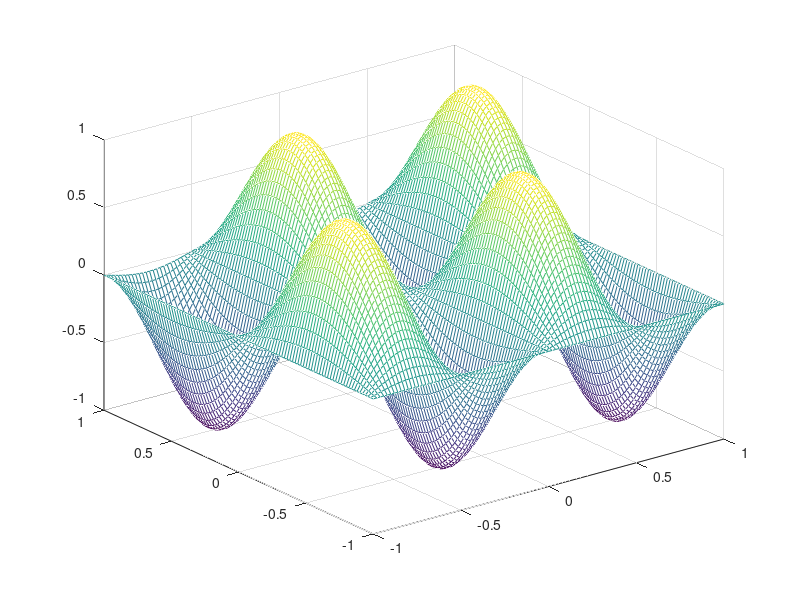
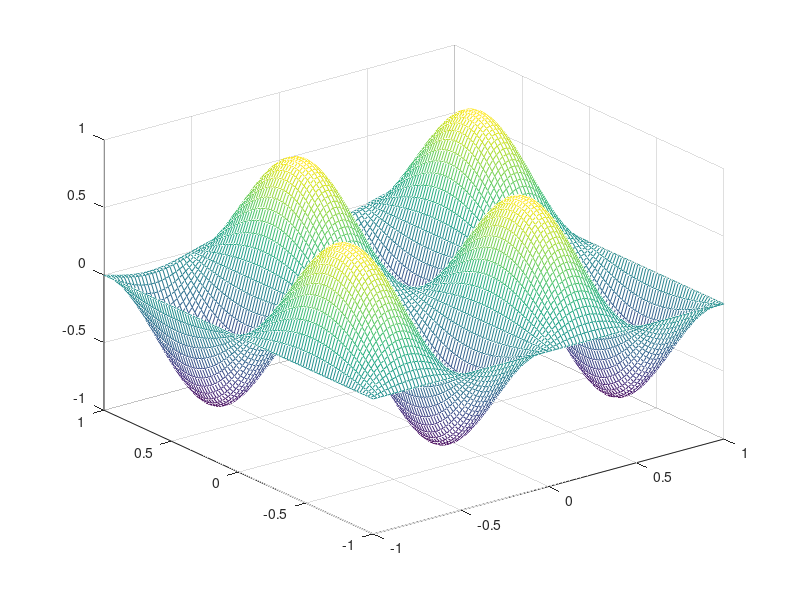
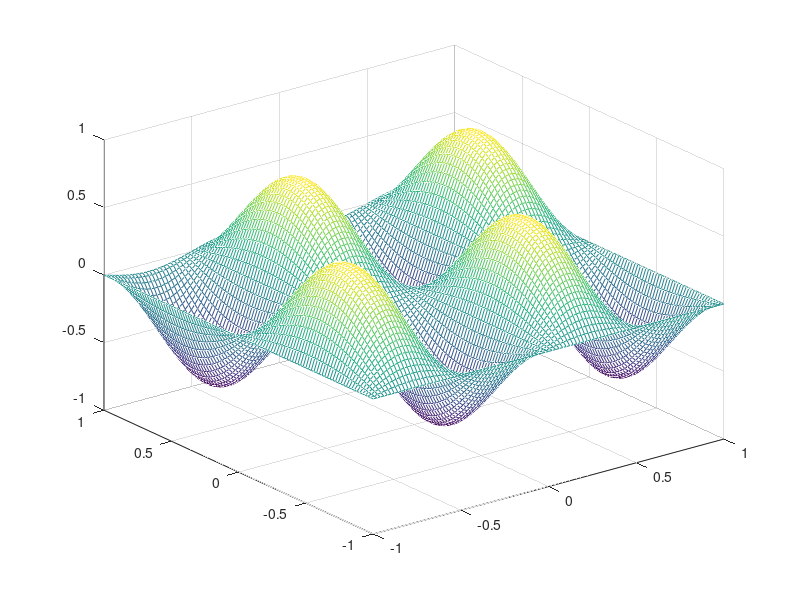
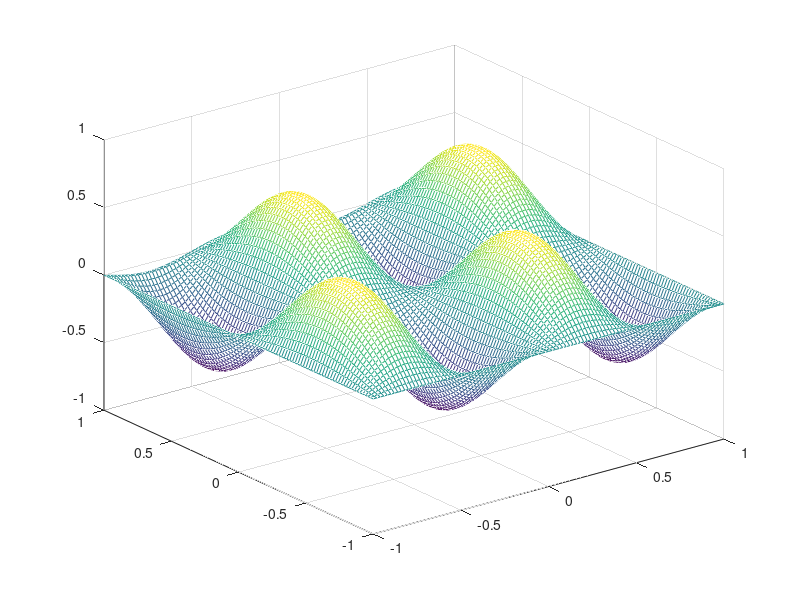

These charts were generated, in order, by the following MATLAB code:
%2-dimension LOD
%time step
deltaT=0.001;
%x-y-z step
deltaX=0.01;deltaY=0.01;
%the range of x-y
N=101;
%the range of time
M=1;
U=zeros(N,N);
mu_x=deltaT./deltaX.^2;mu_y=deltaT./deltaY.^2;
for i=1:N
    for j=1:N
        U(i,j)=sin((i-1)./N.*2*pi)*sin((j-1)./50.*2*pi);
    end
end
[x,y]=meshgrid(-1:0.02:1,-1:0.02:1);
mesh(x,y,U)
A1=eye(N,N);
A2=eye(N,N);
for i=2:N-1
    A1(i,i)=1+mu_x;
    A1(i,i-1)=-mu_x./2;
    A1(i,i+1)=-mu_x./2;
    A2(i,i)=1+mu_y;
    A2(i,i-1)=-mu_y./2;
    A2(i,i+1)=-mu_y./2;
end
for l=1:10
    U_half=zeros(N,N);
    b1=zeros(N,1);
    b2=zeros(N,1);
    for j=2:N-1
        for i=2:N-1
            b1(i)=U(i-1,j).*mu_x.*0.5+(1-mu_x).*U(i,j)+U(i+1,j).*mu_x.*0.5; 
        end
        U_half(:,j)=A1\b1;        
    end
    for i=1:N-1
        for j=2:N-1
            b2(j)=U_half(i,j-1).*mu_y.*0.5+(1-mu_y).*U_half(i,j)+U_half(i,j+1).*mu_y.*0.5; 
        end
        U(i,:)=A2\b2;        
    end
    figure;
    mesh(x,y,U);
    axis([-1 1 -1 1 -1 1]);
end